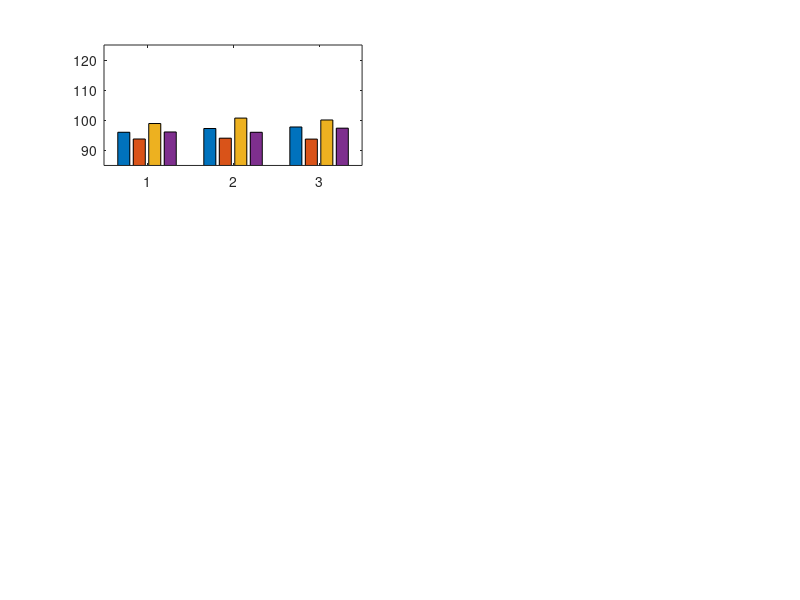

Reproduce this figure in MATLAB. (Note: this script raises an error after producing the figure.)
%% Plotting for Low frequency band

clear
close all 
load('daily_SPL.mat');
load('avg_suncycle.mat');

tbins = 0:.25:23.75;

% Identify dayparts
dawn_d1 = find(tbins==d1_dawn):find(tbins== d1_sRISE-.25);
dawn_d2 = find(tbins==d2_dawn):find(tbins==d2_sRISE-.25);
dawn_d3 = find(tbins==d3_dawn):find(tbins==d3_sRISE-.25);
dawn_d4 = find(tbins==d4_dawn):find(tbins==d4_sRISE-.25);
dawn_d5 = find(tbins==d5_dawn):find(tbins==d5_sRISE-.25);
day_d1 = find(tbins==d1_sRISE):find(tbins==d1_sSET-.25);
day_d2 = find(tbins==d2_sRISE):find(tbins==d2_sSET-.25);
day_d3 = find(tbins==d3_sRISE):find(tbins==d3_sSET-.25);
day_d4 = find(tbins==d4_sRISE):find(tbins==d4_sSET-.25);
day_d5 = find(tbins==d5_sRISE):find(tbins==d5_sSET-.25);
dusk_d1 = find(tbins==d1_sSET):find(tbins==d1_dusk-.25);
dusk_d2 = find(tbins==d2_sSET):find(tbins==d2_dusk-.25);
dusk_d3 = find(tbins==d3_sSET):find(tbins==d3_dusk-.25);
dusk_d4 = find(tbins==d4_sSET):find(tbins==d4_dusk-.25);
dusk_d5 = find(tbins==d5_sSET):find(tbins==d5_dusk-.25);
night_d1 = cat(2,find(tbins==d1_dusk):96,1:find(tbins==d1_dawn-.25));
night_d2 = cat(2,find(tbins==d2_dusk):96,1:find(tbins==d2_dawn-.25));
night_d3 = cat(2,find(tbins==d3_dusk):96,1:find(tbins==d3_dawn-.25));
night_d4 = cat(2,find(tbins==d4_dusk):96,1:find(tbins==d4_dawn-.25));
night_d5 = cat(2,find(tbins==d5_dusk):96,1:find(tbins==d5_dawn-.25));

save daypart_tbins.mat dawn_d1 dawn_d2 dawn_d3 dawn_d4 dawn_d5 day_d1 day_d2 day_d3 day_d4 day_d5 dusk_d1 dusk_d2 dusk_d3 dusk_d4 dusk_d5 night_d1 night_d2 night_d3 night_d4 night_d5

%% subset to dayparts
% 210RK
T1_dawn = 10*log10(low_210d1(:,dawn_d1)); T1_dawn_avg=mean2(T1_dawn);T1_dawn_sd=std2(T1_dawn);
T2_dawn = 10*log10(low_210d2(:,dawn_d2)); T2_dawn_avg=mean2(T2_dawn);T2_dawn_sd=std2(T2_dawn);
T3_dawn = 10*log10(low_210d3(:,dawn_d3)); T3_dawn_avg=mean2(T3_dawn);T3_dawn_sd=std2(T3_dawn);
T4_dawn = 10*log10(low_210d4(:,dawn_d4)); T4_dawn_avg=mean2(T4_dawn);T4_dawn_sd=std2(T4_dawn);
T5_dawn = 10*log10(low_210d5(:,dawn_d5)); T5_dawn_avg=mean2(T5_dawn);T5_dawn_sd=std2(T5_dawn);

T1_day = 10*log10(low_210d1(:,day_d1)); T1_day_avg=mean2(T1_day);T1_day_sd=std2(T1_day);
T2_day = 10*log10(low_210d2(:,day_d2)); T2_day_avg=mean2(T2_day);T2_day_sd=std2(T2_day);
T3_day = 10*log10(low_210d3(:,day_d3)); T3_day_avg=mean2(T3_day);T3_day_sd=std2(T3_day);
T4_day = 10*log10(low_210d4(:,day_d4)); T4_day_avg=mean2(T4_day);T4_day_sd=std2(T4_day);
T5_day = 10*log10(low_210d5(:,day_d5)); T5_day_avg=mean2(T5_day);T5_day_sd=std2(T5_day);

T1_dusk = 10*log10(low_210d1(:,dusk_d1)); T1_dusk_avg=mean2(T1_dusk);T1_dusk_sd=std2(T1_dusk);
T2_dusk = 10*log10(low_210d2(:,dusk_d2)); T2_dusk_avg=mean2(T2_dusk);T2_dusk_sd=std2(T2_dusk);
T3_dusk = 10*log10(low_210d3(:,dusk_d3)); T3_dusk_avg=mean2(T3_dusk);T3_dusk_sd=std2(T3_dusk);
T4_dusk = 10*log10(low_210d4(:,dusk_d4)); T4_dusk_avg=mean2(T4_dusk);T4_dusk_sd=std2(T4_dusk);
T5_dusk = 10*log10(low_210d5(:,dusk_d5)); T5_dusk_avg=mean2(T5_dusk);T5_dusk_sd=std2(T5_dusk);

T1_night = 10*log10(low_210d1(:,night_d1)); T1_night_avg=mean2(T1_night);T1_night_sd=std2(T1_night);
T2_night = 10*log10(low_210d2(:,night_d2)); T2_night_avg=mean2(T2_night);T2_night_sd=std2(T2_night);
T3_night = 10*log10(low_210d3(:,night_d3)); T3_night_avg=mean2(T3_night);T3_night_sd=std2(T3_night);
T4_night = 10*log10(low_210d4(:,night_d4)); T4_night_avg=mean2(T4_night);T4_night_sd=std2(T4_night);
T5_night = 10*log10(low_210d5(:,night_d5)); T5_night_avg=mean2(T5_night);T5_night_sd=std2(T5_night);

% West Rock
W1_dawn = 10*log10(low_westrd1(:,dawn_d1)); W1_dawn_avg=mean2(W1_dawn);W1_dawn_sd=std2(W1_dawn);
W2_dawn = 10*log10(low_westrd2(:,dawn_d2)); W2_dawn_avg=mean2(W2_dawn);W2_dawn_sd=std2(W2_dawn);
W3_dawn = 10*log10(low_westrd3(:,dawn_d3)); W3_dawn_avg=mean2(W3_dawn);W3_dawn_sd=std2(W3_dawn);
W4_dawn = 10*log10(low_westrd4(:,dawn_d4)); W4_dawn_avg=mean2(W4_dawn);W4_dawn_sd=std2(W4_dawn);
W5_dawn = 10*log10(low_westrd5(:,dawn_d5)); W5_dawn_avg=mean2(W5_dawn);W5_dawn_sd=std2(W5_dawn);

W1_day = 10*log10(low_westrd1(:,day_d1)); W1_day_avg=mean2(W1_day);W1_day_sd=std2(W1_day);
W2_day = 10*log10(low_westrd2(:,day_d2)); W2_day_avg=mean2(W2_day);W2_day_sd=std2(W2_day);
W3_day = 10*log10(low_westrd3(:,day_d3)); W3_day_avg=mean2(W3_day);W3_day_sd=std2(W3_day);
W4_day = 10*log10(low_westrd4(:,day_d4)); W4_day_avg=mean2(W4_day);W4_day_sd=std2(W4_day);
W5_day = 10*log10(low_westrd5(:,day_d5)); W5_day_avg=mean2(W5_day);W5_day_sd=std2(W5_day);

W1_dusk = 10*log10(low_westrd1(:,dusk_d1)); W1_dusk_avg=mean2(W1_dusk);W1_dusk_sd=std2(W1_dusk);
W2_dusk = 10*log10(low_westrd2(:,dusk_d2)); W2_dusk_avg=mean2(W2_dusk);W2_dusk_sd=std2(W2_dusk);
W3_dusk = 10*log10(low_westrd3(:,dusk_d3)); W3_dusk_avg=mean2(W3_dusk);W3_dusk_sd=std2(W3_dusk);
W4_dusk = 10*log10(low_westrd4(:,dusk_d4)); W4_dusk_avg=mean2(W4_dusk);W4_dusk_sd=std2(W4_dusk);
W5_dusk = 10*log10(low_westrd5(:,dusk_d5)); W5_dusk_avg=mean2(W5_dusk);W5_dusk_sd=std2(W5_dusk);

W1_night = 10*log10(low_westrd1(:,night_d1)); W1_night_avg=mean2(W1_night);W1_night_sd=std2(W1_night);
W2_night = 10*log10(low_westrd2(:,night_d2)); W2_night_avg=mean2(W2_night);W2_night_sd=std2(W2_night);
W3_night = 10*log10(low_westrd3(:,night_d3)); W3_night_avg=mean2(W3_night);W3_night_sd=std2(W3_night);
W4_night = 10*log10(low_westrd4(:,night_d4)); W4_night_avg=mean2(W4_night);W4_night_sd=std2(W4_night);
W5_night = 10*log10(low_westrd5(:,night_d5)); W5_night_avg=mean2(W5_night);W5_night_sd=std2(W5_night);

% Spar
C1_dawn = 10*log10(low_cspard1(:,dawn_d1)); C1_dawn_avg=mean2(C1_dawn);C1_dawn_sd=std2(C1_dawn);
C2_dawn = 10*log10(low_cspard2(:,dawn_d2)); C2_dawn_avg=mean2(C2_dawn);C2_dawn_sd=std2(C2_dawn);
C3_dawn = 10*log10(low_cspard3(:,dawn_d3)); C3_dawn_avg=mean2(C3_dawn);C3_dawn_sd=std2(C3_dawn);
C4_dawn = 10*log10(low_cspard4(:,dawn_d4)); C4_dawn_avg=mean2(C4_dawn);C4_dawn_sd=std2(C4_dawn);
C5_dawn = 10*log10(low_cspard5(:,dawn_d5)); C5_dawn_avg=mean2(C5_dawn);C5_dawn_sd=std2(C5_dawn);

C1_day = 10*log10(low_cspard1(:,day_d1)); C1_day_avg=mean2(C1_day);C1_day_sd=std2(C1_day);
C2_day = 10*log10(low_cspard2(:,day_d2)); C2_day_avg=mean2(C2_day);C2_day_sd=std2(C2_day);
C3_day = 10*log10(low_cspard3(:,day_d3)); C3_day_avg=mean2(C3_day);C3_day_sd=std2(C3_day);
C4_day = 10*log10(low_cspard4(:,day_d4)); C4_day_avg=mean2(C4_day);C4_day_sd=std2(C4_day);
C5_day = 10*log10(low_cspard5(:,day_d5)); C5_day_avg=mean2(C5_day);C5_day_sd=std2(C5_day);

C1_dusk = 10*log10(low_cspard1(:,dusk_d1)); C1_dusk_avg=mean2(C1_dusk);C1_dusk_sd=std2(C1_dusk);
C2_dusk = 10*log10(low_cspard2(:,dusk_d2)); C2_dusk_avg=mean2(C2_dusk);C2_dusk_sd=std2(C2_dusk);
C3_dusk = 10*log10(low_cspard3(:,dusk_d3)); C3_dusk_avg=mean2(C3_dusk);C3_dusk_sd=std2(C3_dusk);
C4_dusk = 10*log10(low_cspard4(:,dusk_d4)); C4_dusk_avg=mean2(C4_dusk);C4_dusk_sd=std2(C4_dusk);
C5_dusk = 10*log10(low_cspard5(:,dusk_d5)); C5_dusk_avg=mean2(C5_dusk);C5_dusk_sd=std2(C5_dusk);

C1_night = 10*log10(low_cspard1(:,night_d1)); C1_night_avg=mean2(C1_night);C1_night_sd=std2(C1_night);
C2_night = 10*log10(low_cspard2(:,night_d2)); C2_night_avg=mean2(C2_night);C2_night_sd=std2(C2_night);
C3_night = 10*log10(low_cspard3(:,night_d3)); C3_night_avg=mean2(C3_night);C3_night_sd=std2(C3_night);
C4_night = 10*log10(low_cspard4(:,night_d4)); C4_night_avg=mean2(C4_night);C4_night_sd=std2(C4_night);
C5_night = 10*log10(low_cspard5(:,night_d5)); C5_night_avg=mean2(C5_night);C5_night_sd=std2(C5_night);

% Aeolus
A3_dawn = 10*log10(low_aeolud3(:,dawn_d3)); A3_dawn_avg=mean2(A3_dawn);A3_dawn_sd=std2(A3_dawn);
A4_dawn = 10*log10(low_aeolud4(:,dawn_d4)); A4_dawn_avg=mean2(A4_dawn);A4_dawn_sd=std2(A4_dawn);
A5_dawn = 10*log10(low_aeolud5(:,dawn_d5)); A5_dawn_avg=mean2(A5_dawn);A5_dawn_sd=std2(A5_dawn);

A3_day = 10*log10(low_aeolud3(:,day_d3)); A3_day_avg=mean2(A3_day);A3_day_sd=std2(A3_day);
A4_day = 10*log10(low_aeolud4(:,day_d4)); A4_day_avg=mean2(A4_day);A4_day_sd=std2(A4_day);
A5_day = 10*log10(low_aeolud5(:,day_d5)); A5_day_avg=mean2(A5_day);A5_day_sd=std2(A5_day);

A3_dusk = 10*log10(low_aeolud3(:,dusk_d3)); A3_dusk_avg=mean2(A3_dusk);A3_dusk_sd=std2(A3_dusk);
A4_dusk = 10*log10(low_aeolud4(:,dusk_d4)); A4_dusk_avg=mean2(A4_dusk);A4_dusk_sd=std2(A4_dusk);
A5_dusk = 10*log10(low_aeolud5(:,dusk_d5)); A5_dusk_avg=mean2(A5_dusk);A5_dusk_sd=std2(A5_dusk);

A3_night = 10*log10(low_aeolud3(:,night_d3)); A3_night_avg=mean2(A3_night);A3_night_sd=std2(A3_night);
A4_night = 10*log10(low_aeolud4(:,night_d4)); A4_night_avg=mean2(A4_night);A4_night_sd=std2(A4_night);
A5_night = 10*log10(low_aeolud5(:,night_d5)); A5_night_avg=mean2(A5_night);A5_night_sd=std2(A5_night);

%% Grouping and Plotting Dayparts, by site, different for each deployment

d1_210 = [T1_dawn_avg T1_day_avg T1_dusk_avg T1_night_avg];
d2_210 = [T2_dawn_avg T2_day_avg T2_dusk_avg T2_night_avg];
d3_210 = [T3_dawn_avg T3_day_avg T3_dusk_avg T3_night_avg];
d4_210 = [T4_dawn_avg T4_day_avg T4_dusk_avg T4_night_avg];
d5_210 = [T5_dawn_avg T5_day_avg T5_dusk_avg T5_night_avg];

d1_westr = [W1_dawn_avg W1_day_avg W1_dusk_avg W1_night_avg];
d2_westr = [W2_dawn_avg W2_day_avg W2_dusk_avg W2_night_avg];
d3_westr = [W3_dawn_avg W3_day_avg W3_dusk_avg W3_night_avg];
d4_westr = [W4_dawn_avg W4_day_avg W4_dusk_avg W4_night_avg];
d5_westr = [W5_dawn_avg W5_day_avg W5_dusk_avg W5_night_avg];

d1_cspar = [C1_dawn_avg C1_day_avg C1_dusk_avg C1_night_avg];
d2_cspar = [C2_dawn_avg C2_day_avg C2_dusk_avg C2_night_avg];
d3_cspar = [C3_dawn_avg C3_day_avg C3_dusk_avg C3_night_avg];
d4_cspar = [C4_dawn_avg C4_day_avg C4_dusk_avg C4_night_avg];
d5_cspar = [C5_dawn_avg C5_day_avg C5_dusk_avg C5_night_avg];

d3_aeolu = [A3_dawn_avg A3_day_avg A3_dusk_avg A3_night_avg];
d4_aeolu = [A4_dawn_avg A4_day_avg A4_dusk_avg A4_night_avg];
d5_aeolu = [A5_dawn_avg A5_day_avg A5_dusk_avg A5_night_avg];

D1 = [d1_210; d1_westr; d1_cspar];
D2 = [d2_210; d2_westr; d2_cspar];
D3 = [d3_210; d3_westr; d3_cspar;d3_aeolu];
D4 = [d4_210; d4_westr; d4_cspar;d4_aeolu];
D5 = [d5_210; d5_westr; d5_cspar;d5_aeolu];

d1_210sd = [T1_dawn_sd T1_day_sd T1_dusk_sd T1_night_sd];
d2_210sd = [T2_dawn_sd T2_day_sd T2_dusk_sd T2_night_sd];
d3_210sd = [T3_dawn_sd T3_day_sd T3_dusk_sd T3_night_sd];
d4_210sd = [T4_dawn_sd T4_day_sd T4_dusk_sd T4_night_sd];
d5_210sd = [T5_dawn_sd T5_day_sd T5_dusk_sd T5_night_sd];

d1_westrsd = [W1_dawn_sd W1_day_sd W1_dusk_sd W1_night_sd];
d2_westrsd = [W2_dawn_sd W2_day_sd W2_dusk_sd W2_night_sd];
d3_westrsd = [W3_dawn_sd W3_day_sd W3_dusk_sd W3_night_sd];
d4_westrsd = [W4_dawn_sd W4_day_sd W4_dusk_sd W4_night_sd];
d5_westrsd = [W5_dawn_sd W5_day_sd W5_dusk_sd W5_night_sd];

d1_csparsd = [C1_dawn_sd C1_day_sd C1_dusk_sd C1_night_sd];
d2_csparsd = [C2_dawn_sd C2_day_sd C2_dusk_sd C2_night_sd];
d3_csparsd = [C3_dawn_sd C3_day_sd C3_dusk_sd C3_night_sd];
d4_csparsd = [C4_dawn_sd C4_day_sd C4_dusk_sd C4_night_sd];
d5_csparsd = [C5_dawn_sd C5_day_sd C5_dusk_sd C5_night_sd];

d3_aeolusd = [A3_dawn_sd A3_day_sd A3_dusk_sd A3_night_sd];
d4_aeolusd = [A4_dawn_sd A4_day_sd A4_dusk_sd A4_night_sd];
d5_aeolusd = [A5_dawn_sd A5_day_sd A5_dusk_sd A5_night_sd];

D1sd = [d1_210sd; d1_westrsd; d1_csparsd];
D2sd = [d2_210sd; d2_westrsd; d2_csparsd];
D3sd = [d3_210sd; d3_westrsd; d3_csparsd; d3_aeolusd];
D4sd = [d4_210sd; d4_westrsd; d4_csparsd; d4_aeolusd];
D5sd = [d5_210sd; d5_westrsd; d5_csparsd; d5_aeolusd];

% Plotting

% Dayparts grouped by site, separate plot for each deployment
% still needs lots of labelling work

figure; subplot(3,2,1);
hBar = bar(D1); ylim([85 125]); xBar=cell2mat(get(hBar,'XData')).' + [hBar.XOffset];
hold on; errorbar(xBar,D1,D2sd,'k.'); %legend('Dawn','Day','Dusk','Night');
ylabel('SPL dB re 1uPa'); xlabel('Site');xticklabels({'210 Rock','West Rock','Spar'});
title('Deployment 1');

subplot(3,2,2);
hBar = bar(D2); ylim([85 125]); xBar=cell2mat(get(hBar,'XData')).' + [hBar.XOffset];
hold on; errorbar(xBar,D2,D2sd,'k.');%legend('Dawn','Day','Dusk','Night');
ylabel('SPL dB re 1uPa'); xlabel('Site');xticklabels({'210 Rock','West Rock','Spar'});
title('Deployment 2');

subplot(3,2,3);
hBar = bar(D3); ylim([85 125]); xBar=cell2mat(get(hBar,'XData')).' + [hBar.XOffset];
hold on; errorbar(xBar,D3,D3sd,'k.');%legend('Dawn','Day','Dusk','Night');
ylabel('SPL dB re 1uPa'); xlabel('Site');xticklabels({'210 Rock','West Rock','Spar','Aeolus'});
title('Deployment 3');

subplot(3,2,4);
hBar = bar(D4); ylim([85 125]); xBar=cell2mat(get(hBar,'XData')).' + [hBar.XOffset];
hold on; errorbar(xBar,D4,D4sd,'k.');%legend('Dawn','Day','Dusk','Night');
ylabel('SPL dB re 1uPa'); xlabel('Site');xticklabels({'210 Rock','West Rock','Spar','Aeolus'});
title('Deployment 4');

subplot(3,2,5);
hBar = bar(D5); ylim([85 125]); xBar=cell2mat(get(hBar,'XData')).' + [hBar.XOffset];
hold on; errorbar(xBar,D5,D5sd,'k.');legend('Dawn','Day','Dusk','Night');
ylabel('SPL dB re 1uPa'); xlabel('Site');xticklabels({'210 Rock','West Rock','Spar','Aeolus'});
title('Deployment 5');


%% Grouping and Plotting 




